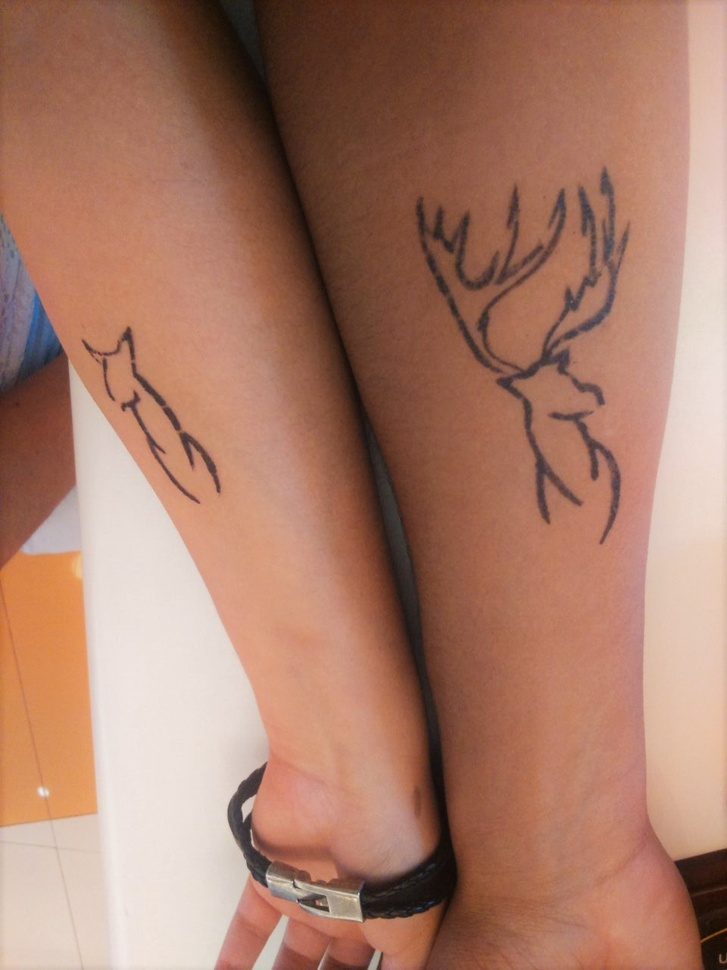
%> input picture Practica4/Dibujo.jpeg, 727 x 970 px, shrunk from 960 x 1280 before the run
$ octave --eval "result = fprocesa(imread('Dibujo.jpeg'));"   (GNU Octave 9; MATLAB toolbox functions it lacks are replaced by stand-ins)
%> lines starting %> are read from the running program, lines starting %| are printed output that depends on the picture; in (x1, y1, x2, y2) boxes, pixels count from 0 and x2, y2 are one past the last pixel; in counts of white or black regions, pixels touching at a corner belong together; the program's own positions count from 1
function [ im_binariza,im_gray ] = fprocesa( I )
%UNTITLED Summary of this function goes here
%   Detailed explanation goes here
imshow(I);
im_gray = rgb2gray(I);
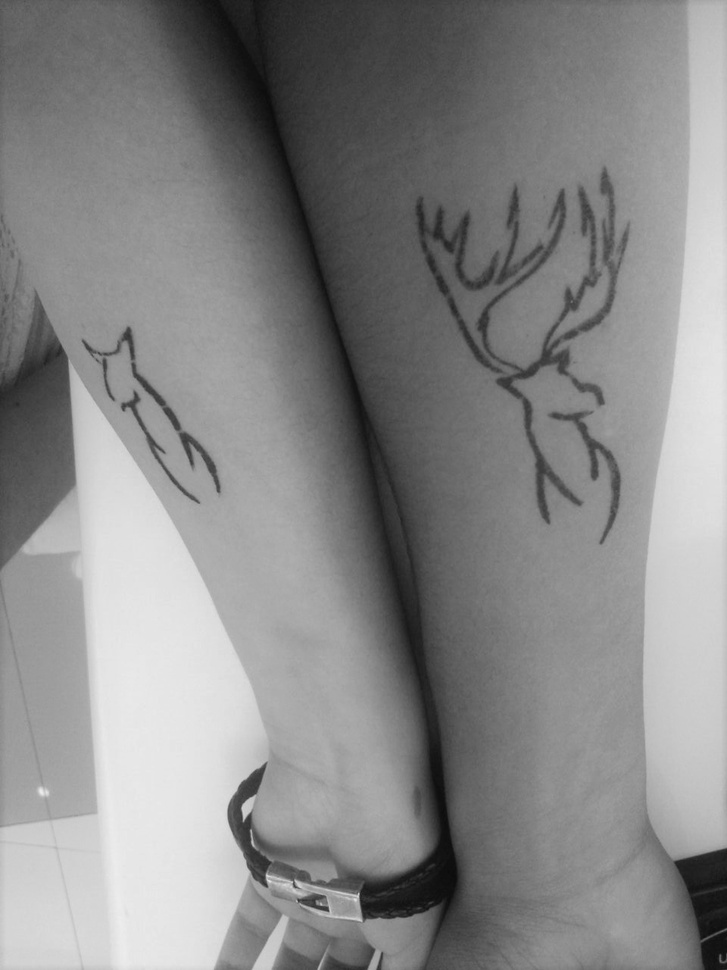
%> im_gray: size 970x727 uint8; min 10, max 237, mean 136.1
im_binariza = im2bw(I);
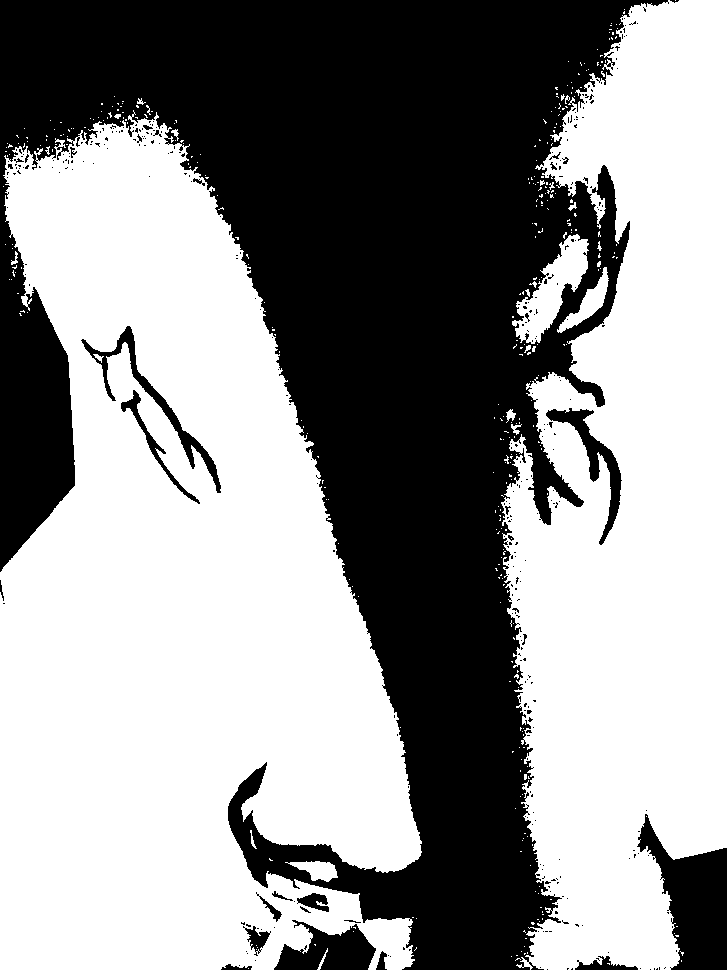
%> im_binariza: size 970x727 logical; 57.6% white; 350 black regions (321 under 20 px), largest, box (x1, y1, x2, y2) and area: (0, 0, 669, 970) 280644, (637, 814, 727, 970) 7207, (274, 920, 376, 970) 2998
end
